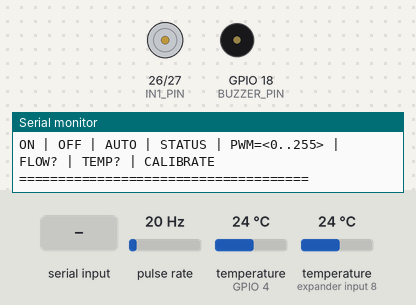
A sketch run on a simulated ESP32. Parts: motor-driver pin pairs drawn as motors (green arrow = first pin HIGH = forward, orange = second pin HIGH = backward, longer = more drive, scaled by the enable pin), buzzer (waves = sounding, pin HIGH), the last lines printed to the serial monitor. Wiring (inferred from the names in the program): pulse sensor: data GPIO 34. The test bench sets the inputs (shaded band); at power-on: pulse rate 20 Hz, temperature (sensors on GPIO 4, expander input 8) 24 °C. EEPROM starts erased.

Above: at 1.2 s.
1.3 s: "AUTO\n" received over Serial
At 2.9 s:
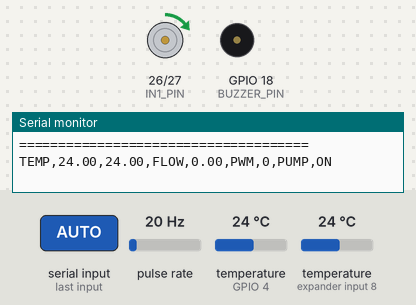
5.0 s: "CALIBRATE\n" received over Serial
8.7 s: "ON\n" received over Serial
10.8 s: "OFF\n" received over Serial
At 11.5 s:
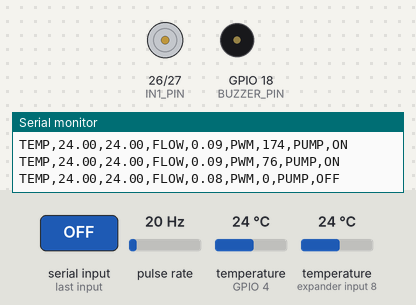
13.9 s: "ON\n" received over Serial
At 15.2 s:
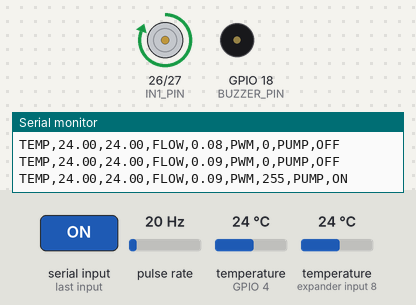
Timing chart, 0 to 16.5 s (numbered marks = the images above; inputs shaded):
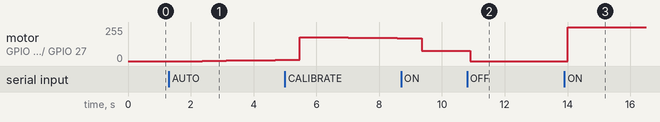

The sketch:

FLASH_THIS_FIRMWARE.ino
```cpp
/*
 * ESP32 Cooling System Firmware
 * =============================
 * For HAM Lab Cooling Controller
 *
 * Hardware
 * --------
 *  - ESP32
 *  - DallasTemperature DS18B20 (2x) on ONE_WIRE_BUS
 *      inlet  = sensor index 0
 *      outlet = sensor index 1
 *  - L298N motor driver for the pump (variable speed via PWM)
 *      ENA -> PWM_PIN (PWM output, LEDC)
 *      IN1 -> IN1_PIN
 *      IN2 -> IN2_PIN
 *      (remove the ENA jumper, DO NOT use +5V from the driver to the ESP32)
 *  - YF-S201 flow sensor
 *      Red -> 5V, Black -> GND, Yellow -> FLOW_PIN (interrupt input)
 *  - Active buzzer on BUZZER_PIN
 *
 * Serial protocol (every ~1 s)
 * ----------------------------
 *   TEMP,<inlet>,<outlet>,FLOW,<flowLmin>,PWM,<pwmValue>,PUMP,<ON/OFF>
 * Example:
 *   TEMP,27.4,36.8,FLOW,3.12,PWM,182,PUMP,ON
 *
 * Manual commands (newline terminated)
 * ------------------------------------
 *   ON                       -> pump ON at current auto/manual PWM (manual mode)
 *   OFF                      -> pump OFF (manual mode)
 *   AUTO                     -> enable automatic outlet-temperature control
 *   STATUS                   -> print a human readable status block
 *   PWM=<value>              -> set manual pump speed, value 0..255
 *   FLOW?                    -> print current flow rate
 *   TEMP?                    -> print current inlet/outlet temperatures
 *   CALIBRATE                -> run the 60 s flow-sensor calibration routine
 *
 * Calibration
 * -----------
 *  - Run pump at a fixed PWM for 60 seconds.
 *  - Collect the discharged water and measure its volume (litres).
 *  - The new calibration factor is computed as:
 *        calibrationFactor = totalPulses / measuredVolumeLiters
 *  - Persisted in Preferences (NVS) so it survives power loss.
 *
 * The calibration factor is exposed as a top-of-file variable so it can be
 * easily tweaked manually if desired.
 */

#include <Preferences.h>
#include <OneWire.h>
#include <DallasTemperature.h>

// ---------------------------------------------------------------------------
// Easy-to-modify constants
// ---------------------------------------------------------------------------
// Pins
#define ONE_WIRE_BUS 4
#define FLOW_PIN     34
#define PWM_PIN      25   // L298N ENA
#define IN1_PIN      26   // L298N IN1
#define IN2_PIN      27   // L298N IN2
#define BUZZER_PIN   18

// Fixed manual PWM used during a calibration run (0..255)
#define CALIBRATION_PWM 180
// Duration of the calibration run (seconds)
#define CALIBRATION_SECONDS 60

// Safety thresholds
#define HIGH_TEMP_ALARM_C   45.0f   // outlet above this -> pump 100% + buzzer
#define ZERO_FLOW_PWM_LIMIT 51      // approx 20% of 255 -> no-flow safety check
#define FLOW_ZERO_THRESHOLD 0.05f   // L/min below this is treated as "zero flow"

// Set to 0 to DISABLE the zero-flow safety interlock (pump stays on even with
// no flow pulses). Useful for bench testing without water flowing. Set back to
// 1 for production so the pump is protected against dry-running.
#define ENABLE_ZERO_FLOW_GUARD 0

// Set to 0 to DISABLE the DS18B20 sensor-fault pump shutdown (pump keeps
// running even if a temperature sensor isn't connected / reads -127 C).
// Useful for bench testing with just one sensor. Set back to 1 for production.
#define ENABLE_SENSOR_GUARD 0

// Automatic pump speed breakpoints (outlet temperature -> desired PWM %)
// T <= LOW_1                  -> 30%
// LOW_1 < T <= LOW_2          -> 40%
// LOW_2 < T <= MID_1          -> 55%
// MID_1 < T <= MID_2          -> 70%
// MID_2 < T <= HIGH_1         -> 85%
// T > HIGH_1                  -> 100%
#define OUTLET_T_LOW_1   30.0f
#define OUTLET_T_LOW_2   36.0f
#define OUTLET_T_MID_1   39.0f
#define OUTLET_T_MID_2   44.0f
#define OUTLET_T_HIGH_1  50.0f

// Sensor error debounce (consecutive bad reads before declaring a fault)
#define SENSOR_ERROR_CONFIRMATIONS 3

// PWM resolution (8-bit -> 0..255)
#define PWM_RESOLUTION_BITS 8
#define PWM_FREQUENCY_HZ    500   // MUST match the working reference (500 Hz).
                                 // Many DC water pumps won't spin at 20 kHz.

// ---------------------------------------------------------------------------
// Flow calibration factor (pulses per litre). Tune with CALIBRATE or edit here.
// ---------------------------------------------------------------------------
float calibrationFactor = 7.5f;

// NVS namespace + key for the persisted calibration factor
static const char* NVS_NAMESPACE = "cooling";
static const char* NVS_CAL_KEY = "cal_factor";

// ---------------------------------------------------------------------------
// Global state
// ---------------------------------------------------------------------------
OneWire oneWire(ONE_WIRE_BUS);
DallasTemperature sensors(&oneWire);

Preferences prefs;

volatile unsigned long flowPulseCount = 0;   // incremented by the ISR
volatile unsigned long lastFlowPulseUs = 0;  // for frequency estimation

bool autoMode = true;
bool pumpState = false;      // is the pump commanded ON
bool buzzerState = false;
bool calibrating = false;    // calibration routine active

int pumpPwm = 0;             // current commanded PWM (0..255)
int targetPwm = 0;           // desired PWM (used for smooth ramping)

int sensorErrorCount = 0;

unsigned long lastSerialSendMs = 0;
const unsigned long SERIAL_INTERVAL_MS = 1000;

unsigned long lastFlowUpdateMs = 0;
const unsigned long FLOW_UPDATE_INTERVAL_MS = 1000;

// Rolling instantaneous flow rate (L/min)
float flowRate = 0.0f;

float inletTemp = 0.0f;
float outletTemp = 0.0f;

String lastError = "";       // current active error message (empty when none)

// ---------------------------------------------------------------------------
// Flow sensor ISR
// ---------------------------------------------------------------------------
void IRAM_ATTR onFlowPulse()
{
    flowPulseCount++;
    lastFlowPulseUs = micros();
}

// ---------------------------------------------------------------------------
// Buzzer
// ---------------------------------------------------------------------------
void buzzerON()
{
    digitalWrite(BUZZER_PIN, HIGH);
    buzzerState = true;
}

void buzzerOFF()
{
    digitalWrite(BUZZER_PIN, LOW);
    buzzerState = false;
}

// ---------------------------------------------------------------------------
// Pump control (L298N)
// ---------------------------------------------------------------------------
void setPumpPwm(int value)
{
    if (value < 0) value = 0;
    if (value > 255) value = 255;
    pumpPwm = value;
    ledcWrite(PWM_PIN, (uint32_t)pumpPwm);
}

void pumpON(int pwm = -1)
{
    // Direction: forward (IN1 HIGH, IN2 LOW)
    digitalWrite(IN1_PIN, HIGH);
    digitalWrite(IN2_PIN, LOW);
    if (pwm >= 0)
        setPumpPwm(pwm);
    pumpState = true;
}

void pumpOFF()
{
    ledcWrite(PWM_PIN, 0);
    digitalWrite(IN1_PIN, LOW);
    digitalWrite(IN2_PIN, LOW);
    pumpState = false;
    pumpPwm = 0;
    targetPwm = 0;
}

// ---------------------------------------------------------------------------
// Automatic pump speed selection based on outlet temperature (% -> PWM)
// ---------------------------------------------------------------------------
int autoSpeeds[] = { 30, 40, 55, 70, 85, 100 }; // percentages
const int AUTO_SPEED_COUNT = 6;

int autoTargetPwmForTemp(float t)
{
    float pct = 30.0f;
    if (t <= OUTLET_T_LOW_1)          pct = 30.0f;
    else if (t <= OUTLET_T_LOW_2)     pct = 40.0f;
    else if (t <= OUTLET_T_MID_1)     pct = 55.0f;
    else if (t <= OUTLET_T_MID_2)     pct = 70.0f;
    else if (t <= OUTLET_T_HIGH_1)    pct = 85.0f;
    else                              pct = 100.0f;
    return (int)(pct / 100.0f * 255.0f);
}

// Smoothly ramp the current PWM toward the target (no sudden jumps).
void rampPwm()
{
    if (pumpPwm == targetPwm) return;
    // Step of 2 per loop iteration gives a fast-but-smooth transition.
    int step = 2;
    if (targetPwm > pumpPwm)
    {
        pumpPwm += step;
        if (pumpPwm > targetPwm) pumpPwm = targetPwm;
    }
else
    {
        pumpPwm -= step;
        if (pumpPwm < targetPwm) pumpPwm = targetPwm;
    }
    ledcWrite(PWM_PIN, (uint32_t)pumpPwm);
}

// ===========================================================================
// Flow rate calculation
// ===========================================================================
// Flow rate (L/min) = pulse frequency / calibrationFactor
//   instantaneous frequency (Hz) = pulses per second
//   -> L/min = (pulsesPerSecond * 60) / (pulsesPerLitre * 60)
//   Simpler: L/min = pulsesPerSecond / calibrationFactor
//   (because calibrationFactor has units pulses per litre, and 1 pulse/s
//    corresponds to 60 pulses/min -> L/min = freq / factor)
void updateFlowRate()
{
    unsigned long now = micros();
    if (now - lastFlowPulseUs < 1000000UL) // we saw a pulse within the last second
    {
        // Estimate instantaneous frequency from the last two pulses.
        static unsigned long lastUs = 0;
        if (lastUs != 0 && lastFlowPulseUs > lastUs)
        {
            unsigned long deltaUs = lastFlowPulseUs - lastUs;
            if (deltaUs > 0)
            {
                float freqHz = 1000000.0f / (float)deltaUs;
                flowRate = freqHz / calibrationFactor;
            }
        }
        lastUs = lastFlowPulseUs;
    }
    else
    {
        flowRate = 0.0f;
    }
}

// ===========================================================================
// Safety checks
// ===========================================================================
void runSafetyChecks()
{
// 1) DS18B20 disconnected (only when the guard is enabled)
#if ENABLE_SENSOR_GUARD
    if (inletTemp == DEVICE_DISCONNECTED_C || outletTemp == DEVICE_DISCONNECTED_C)
    {
        sensorErrorCount++;
        if (sensorErrorCount >= SENSOR_ERROR_CONFIRMATIONS)
        {
            lastError = "ERROR : SENSOR NOT FOUND";
            pumpOFF();
            buzzerON();
            Serial.println(lastError);
        }
        return;
    }
    else
    {
        sensorErrorCount = 0;
    }
#endif

// 2) Zero flow while pump PWM > 20% (only when the guard is enabled)
#if ENABLE_ZERO_FLOW_GUARD
    if (pumpState && pumpPwm > ZERO_FLOW_PWM_LIMIT && flowRate < FLOW_ZERO_THRESHOLD)
    {
        lastError = "ERROR : NO WATER FLOW";
        pumpOFF();
        buzzerON();
        Serial.println(lastError);
        return;
    }
#endif

    // 3) Outlet temperature exceeds 45 C -> pump 100% + buzzer
    if (outletTemp > HIGH_TEMP_ALARM_C)
    {
        lastError = "HIGH TEMPERATURE WARNING";
        if (pumpState)
        {
            targetPwm = 255;       // force 100%
            setPumpPwm(255);
        }
        buzzerON();
        Serial.println(lastError);
        return;
    }

// No fault -> clear the error message.
    if (lastError.length() > 0)
    {
        lastError = "";
    }

    // Turn the buzzer OFF as soon as the temperature is no longer critical.
    // Evaluated INDEPENDENTLY of lastError so the buzzer can never latch on
    // permanently (previous bug). Uses a 2-degree hysteresis (43 C) so the
    // buzzer does not chatter when the temperature hovers around 45 C.
    if (outletTemp <= (HIGH_TEMP_ALARM_C - 2.0f))
    {
        buzzerOFF();
    }
}

// ===========================================================================
// Automatic pump control
// ===========================================================================
void autoControl()
{
    if (!autoMode || !pumpState) return;

    // High-temperature override handled in safety checks.
    targetPwm = autoTargetPwmForTemp(outletTemp);
    rampPwm();
}

// ===========================================================================
// Calibration routine
// ===========================================================================
void startCalibration()
{
    if (calibrating) return;
    calibrating = true;
    lastError = "";

    Serial.println("CALIBRATION : Collect water for 60 seconds.");
    Serial.println("CALIBRATION : Pump running at fixed PWM=" + String(CALIBRATION_PWM));

    // Reset counters and run the pump at a fixed speed.
    flowPulseCount = 0;
    pumpON(CALIBRATION_PWM);
    buzzerOFF();
}

void finishCalibration()
{
    calibrating = false;
    pumpOFF();

    // Measured volume is entered over serial at the end (litres).
    Serial.println("CALIBRATION : Enter measured volume in litres (e.g. 1.5):");
    // Blocking read is acceptable here because it is a user-driven one-off.
    String line = Serial.readStringUntil('\n');
    line.trim();
    float volumeLitres = line.toFloat();
    if (volumeLitres <= 0.0f)
    {
        Serial.println("CALIBRATION : Aborted (invalid volume).");
        return;
    }

    if (flowPulseCount > 0)
    {
        calibrationFactor = (float)flowPulseCount / volumeLitres;
        prefs.putFloat(NVS_CAL_KEY, calibrationFactor);
        Serial.println("CALIBRATION : New calibration factor = " + String(calibrationFactor, 3));
        Serial.println("CALIBRATION : Saved to NVS (persists across power loss).");
    }
    else
    {
        Serial.println("CALIBRATION : No pulses detected - check flow sensor.");
    }
}

// ===========================================================================
// Serial command handling
// ===========================================================================
void handleSerial()
{
    if (!Serial.available()) return;

    String cmd = Serial.readStringUntil('\n');
    cmd.trim();
    cmd.toUpperCase();

    // Non-blocking calibration flow: if we are mid-calibration, poll for the
    // completion trigger instead. We handle the timing in loop().
    if (cmd == "ON")
    {
        autoMode = false;
        if (targetPwm <= 0) targetPwm = 255; // default to full speed in manual
        pumpON(targetPwm);
        buzzerOFF();
    }
    else if (cmd == "OFF")
    {
        autoMode = false;
        pumpOFF();
    }
    else if (cmd == "AUTO")
    {
        autoMode = true;
        if (!pumpState) pumpON();
    }
    else if (cmd.startsWith("PWM="))
    {
        autoMode = false;
        int value = cmd.substring(4).toInt();
        if (value >= 0 && value <= 255)
        {
            targetPwm = value;
            if (pumpState) setPumpPwm(value);
        }
        else
        {
            Serial.println("ERROR : PWM must be 0..255");
        }
    }
    else if (cmd == "FLOW?")
    {
        Serial.println("FLOW=" + String(flowRate, 2) + " L/min");
    }
    else if (cmd == "TEMP?")
    {
        Serial.println("INLET=" + String(inletTemp, 2));
        Serial.println("OUTLET=" + String(outletTemp, 2));
    }
    else if (cmd == "STATUS")
    {
        Serial.println("--------------------------");
        Serial.println("Status:");
        Serial.print("  Inlet  : "); Serial.print(inletTemp); Serial.println(" C");
        Serial.print("  Outlet : "); Serial.print(outletTemp); Serial.println(" C");
        Serial.print("  Flow   : "); Serial.print(flowRate); Serial.println(" L/min");
        Serial.print("  PWM    : "); Serial.println(pumpPwm);
        Serial.print("  Pump   : "); Serial.println(pumpState ? "ON" : "OFF");
        Serial.print("  Mode   : "); Serial.println(autoMode ? "AUTO" : "MANUAL");
        Serial.print("  Buzzer : "); Serial.println(buzzerState ? "ON" : "OFF");
        Serial.print("  CalFac : "); Serial.println(calibrationFactor, 3);
        Serial.println("--------------------------");
    }
    else if (cmd == "CALIBRATE")
    {
        startCalibration();
    }
}

// ===========================================================================
// Periodic serial output (Tkinter parsing)
// ===========================================================================
void sendSerialData()
{
    Serial.print("TEMP,");
    Serial.print(inletTemp, 2);
    Serial.print(",");
    Serial.print(outletTemp, 2);
    Serial.print(",FLOW,");
    Serial.print(flowRate, 2);
    Serial.print(",PWM,");
    Serial.print(pumpPwm);
    Serial.print(",PUMP,");
    Serial.println(pumpState ? "ON" : "OFF");
}

// ===========================================================================
// Setup
// ===========================================================================
void setup()
{
    Serial.begin(115200);

    pinMode(IN1_PIN, OUTPUT);
    pinMode(IN2_PIN, OUTPUT);
    pinMode(BUZZER_PIN, OUTPUT);
    pinMode(FLOW_PIN, INPUT_PULLUP);

// PWM output on ENA using the Arduino Core 3.x LEDC API.
    ledcAttach(PWM_PIN, PWM_FREQUENCY_HZ, PWM_RESOLUTION_BITS);
    ledcWrite(PWM_PIN, 0);

    // Flow sensor interrupt (rising edge).
    attachInterrupt(digitalPinToInterrupt(FLOW_PIN), onFlowPulse, RISING);

    buzzerOFF();
    pumpOFF();

    sensors.begin();

    // Load persisted calibration factor.
    prefs.begin(NVS_NAMESPACE, false);
    calibrationFactor = prefs.getFloat(NVS_CAL_KEY, calibrationFactor);

    Serial.println("=====================================");
    Serial.println("ESP32 Cooling System Started");
    Serial.println("=====================================");
    Serial.println("Commands:");
    Serial.println("ON | OFF | AUTO | STATUS | PWM=<0..255> | FLOW? | TEMP? | CALIBRATE");
    Serial.println("=====================================");
}

// ===========================================================================
// Main loop (non-blocking, millis()-driven)
// ===========================================================================
void loop()
{
    // 1) Read temperatures.
    sensors.requestTemperatures();
    inletTemp = sensors.getTempCByIndex(0);
    outletTemp = sensors.getTempCByIndex(1);

    // 2) Update flow rate once per second.
    unsigned long nowMs = millis();
    if (nowMs - lastFlowUpdateMs >= FLOW_UPDATE_INTERVAL_MS)
    {
        lastFlowUpdateMs = nowMs;
        updateFlowRate();
    }

    // 3) Safety checks (may force pump off / buzzer / 100%).
    runSafetyChecks();

    // 4) Automatic control (smooth PWM ramping).
    autoControl();

    // 5) Handle incoming commands.
    handleSerial();

    // 6) Calibration timing (non-blocking).
    if (calibrating)
    {
        static unsigned long calStartMs = 0;
        if (calStartMs == 0) calStartMs = millis();
        if (millis() - calStartMs >= (unsigned long)CALIBRATION_SECONDS * 1000UL)
        {
            calStartMs = 0;
            finishCalibration();
        }
    }

    // 7) Periodic serial output.
    if (millis() - lastSerialSendMs >= SERIAL_INTERVAL_MS)
    {
        lastSerialSendMs = millis();
        sendSerialData();
    }
}
```

Measured:
- after the input at 1.3 s, motor on GPIO 26 (IN1_PIN) / GPIO 27 (IN2_PIN): stopped → forward 2/255 after 1.1 s, → forward 4/255 0.78 s later, → forward 6/255 0.78 s later, → forward 8/255 0.78 s later
- after the input at 10.8 s, motor on GPIO 26 (IN1_PIN) / GPIO 27 (IN2_PIN): forward 76/255 → stopped after 0.10 s
- after the input at 13.9 s, motor on GPIO 26 (IN1_PIN) / GPIO 27 (IN2_PIN): stopped → forward 255/255 after 0.11 s
